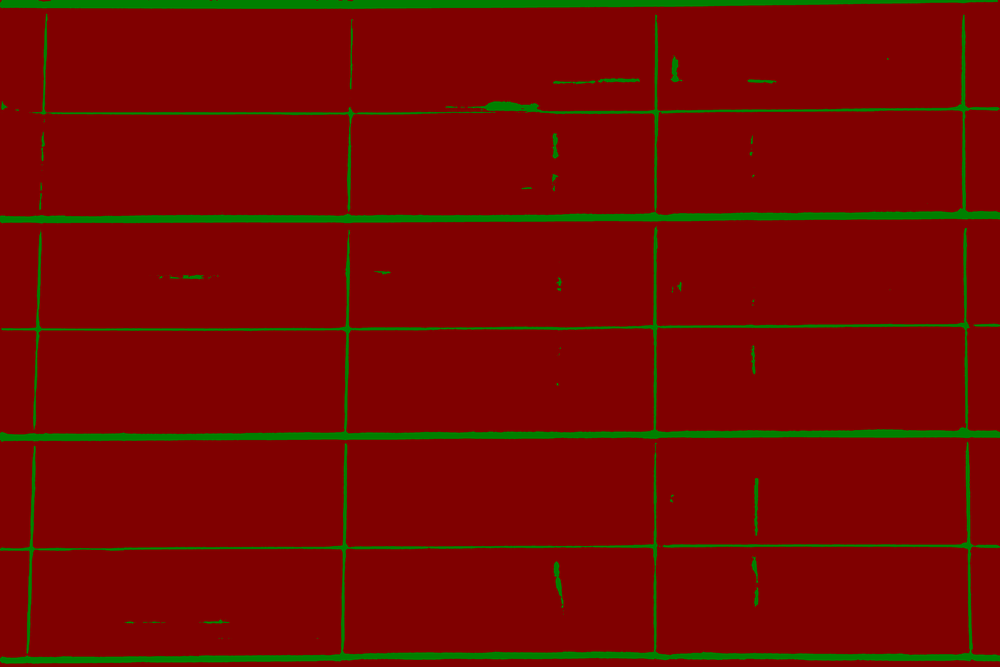
#> input picture glass_curtain_flatness_inspection/backend/output/test1.png, 1000 x 667 px, shrunk from 6000 x 4000 before the run
$ python run.py
#> lines starting #> are read from the running program, lines starting #| are printed output that depends on the picture; after the words box and inside, x2 and y2 are one past the last pixel; in counts of white or black regions, pixels touching at a corner belong together
import subprocess
import os
import cv2
import numpy as np
import matplotlib.pyplot as plt


# 结构胶检测
def detect_border(image_path, save_dir="output"):
    # 提取文件名（不包含扩展名）
#> called with image_path = 'uploads/test1.png', save_dir = 'output'
    base_filename = os.path.splitext(os.path.basename(image_path))[0]

    # 构建结果保存路径
    result_path = os.path.join(save_dir, f"{base_filename}.png")

    # 构建推理命令
    command = f"python deploy/python/infer.py --config inference_model/deploy.yaml --image_path {image_path} --save_dir {save_dir}"

    try:
        subprocess.run(command, shell=True, check=True)
#> (this line was passed over: subprocess is not available in this run)
        print("Inference completed successfully.")
    except subprocess.CalledProcessError as e:
        print(f"Error during inference: {e}")

    border_image = cv2.imread(result_path)
#> border_image is the input picture: shape (667, 1000, 3); mean B, G, R 0, 8.5, 119.8

    # 返回结果保存路径
    return border_image


# 反射景物提取
def detect_reflected(image_path):
    # 读取图片文件
#> called with image_path = 'uploads/test1.png'
    image = cv2.imread(image_path)

    # cv2.COLOR_BGR2GRAY 将BGR格式转换成灰度图片
    gray = cv2.cvtColor(image, cv2.COLOR_BGR2GRAY)
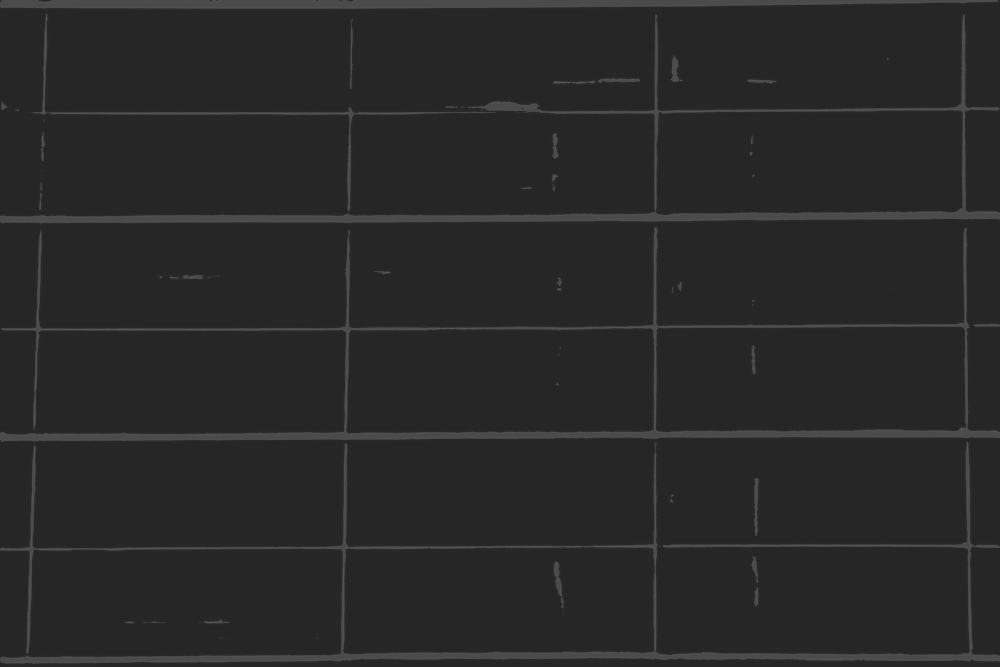
#> gray: shape (667, 1000); min 38, max 93, mean 40.6

    # otsu图像分割为前景和背景
    ret1, th1 = cv2.threshold(gray, 0, 255, cv2.THRESH_OTSU)
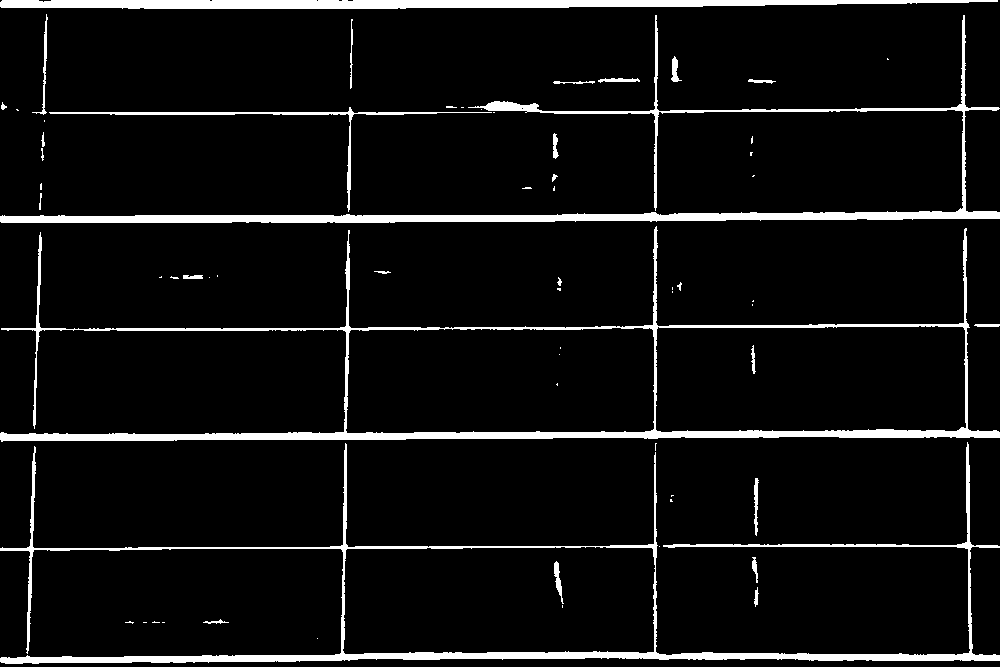
#> th1: shape (667, 1000); 6.6% white; 63 white regions (35 under 20 px), largest, box (x1, y1, x2, y2) and area: (0, 226, 1000, 442) 11969, (0, 442, 1000, 664) 11445, (0, 15, 1000, 223) 10369
#> ret1 = 56

    # 提取反射（背景）部分
    reflect_image = cv2.bitwise_and(image, image, mask=cv2.bitwise_not(th1))
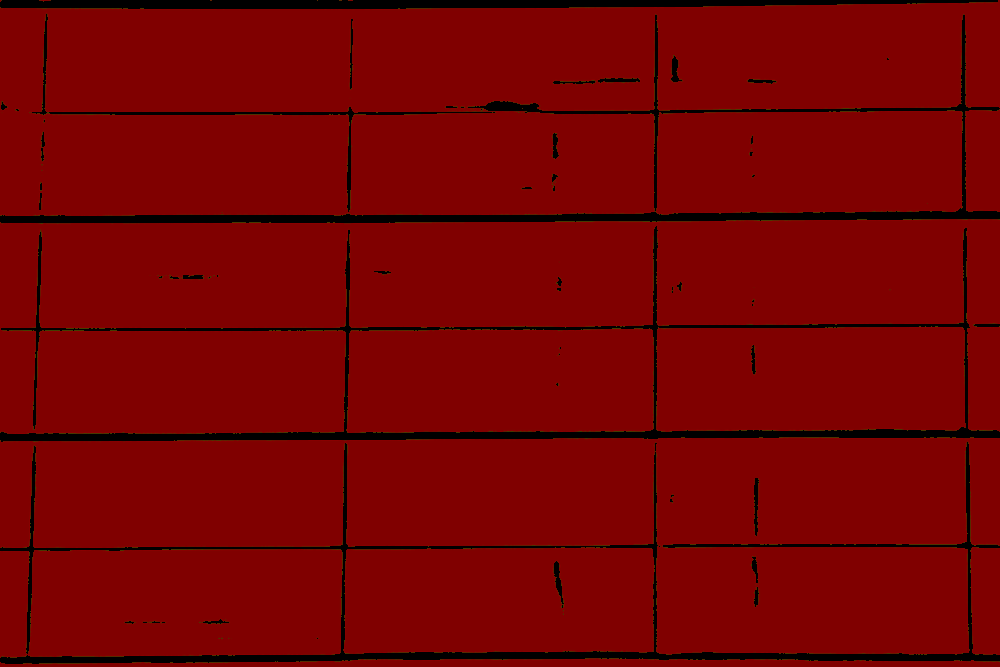
#> reflect_image: shape (667, 1000, 3); mean B, G, R 0, 0.5, 119.2

    # 返回反射提取图片
    return reflect_image


# 处理图片的主要函数
def preprocess_image(image_name):
    # 设置图片路径
    image_path = os.path.join("uploads", image_name)

    # 结构胶检测，返回结果图片路径
    border_image = detect_border(image_path)

    # 玻璃反射景物提取
    reflect_image = detect_reflected(image_path)

    # 读取原始图像和检测结果图像
    original_image = cv2.imread(image_path)

    # 将图像转换为HSV颜色空间
    hsv = cv2.cvtColor(border_image, cv2.COLOR_BGR2HSV)
#> hsv: shape (667, 1000, 3); mean H, S, V 3.9, 255, 127.3

    # 设定绿色的HSV范围
    lower_green = np.array([40, 40, 40])
    upper_green = np.array([80, 255, 255])

    # 根据阈值获取绿色区域的掩码
    green_mask = cv2.inRange(hsv, lower_green, upper_green)
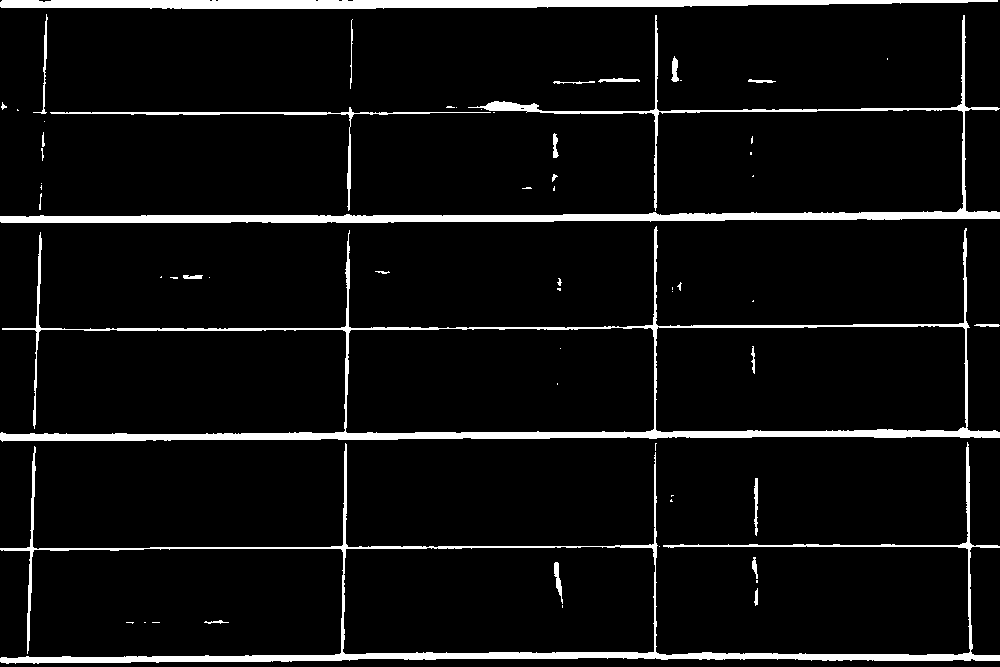
#> green_mask: shape (667, 1000); 6.3% white; 61 white regions (35 under 20 px)

    # 找到绿色区域的轮廓
    contours, _ = cv2.findContours(green_mask, cv2.RETR_EXTERNAL, cv2.CHAIN_APPROX_SIMPLE)
#> contours = 56 contours, 38 with area under 20; largest, box (x1, y1, x2, y2) and area: (0, 226, 1000, 442) 72680, (0, 442, 1000, 664) 40646, (0, 15, 1000, 223) 8126, (0, 0, 998, 9) 5836, (50, 107, 491, 211) 644

    # 创建新图像，将检测结果覆盖在原始图像上
    overlay_result_on_original = np.copy(reflect_image)
    overlay_result_on_original[border_image[:, :, 1] > 0] = border_image[border_image[:, :, 1] > 0]

    # 返回处理后的图片
    return overlay_result_on_original


# 测试部分
if __name__ == "__main__":
    # 设置图片名称
    image_name = "test1.png"

    # 处理图片
    result_image = preprocess_image(image_name)

    # 显示处理后的图片
    cv2.namedWindow('detected image', cv2.WINDOW_NORMAL)
    cv2.imshow("detected image", result_image)
    cv2.waitKey(0)
    cv2.destroyAllWindows()

$ run again, with glass_curtain_flatness_inspection/backend/output/test2.png copied over glass_curtain_flatness_inspection/backend/output/test1.png
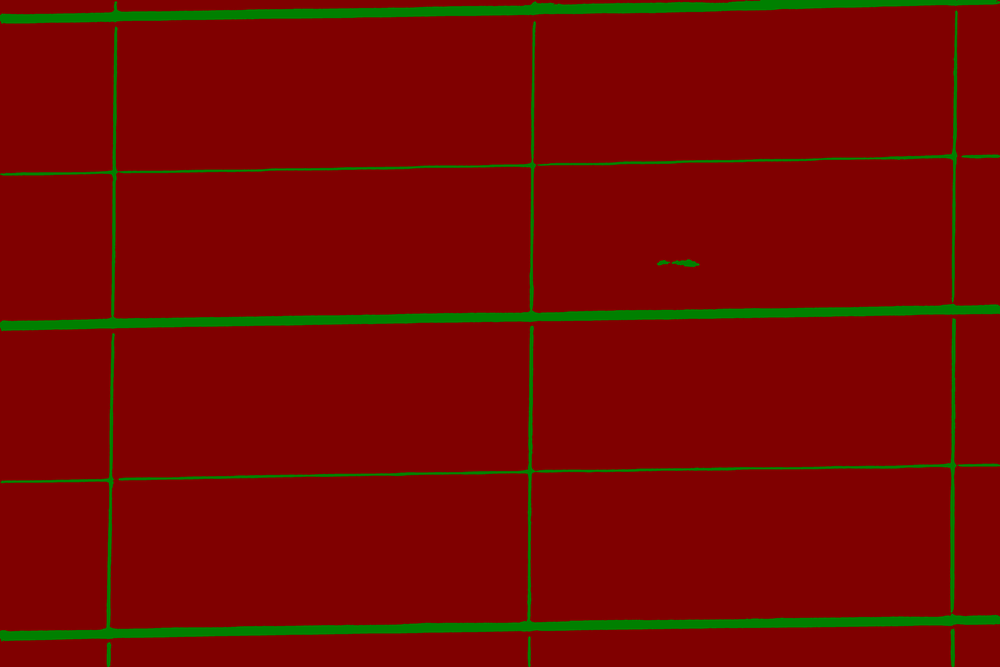
#> input picture glass_curtain_flatness_inspection/backend/output/test2.png, 1000 x 667 px, shrunk from 6000 x 4000 before the run
#> in detect_border, border_image is the input picture: shape (667, 1000, 3); mean B, G, R 0, 7.6, 120.6
#> in detect_reflected, `ret1, th1 = cv2.threshold(gray, 0, 255, cv2.THRESH_OTSU)`:
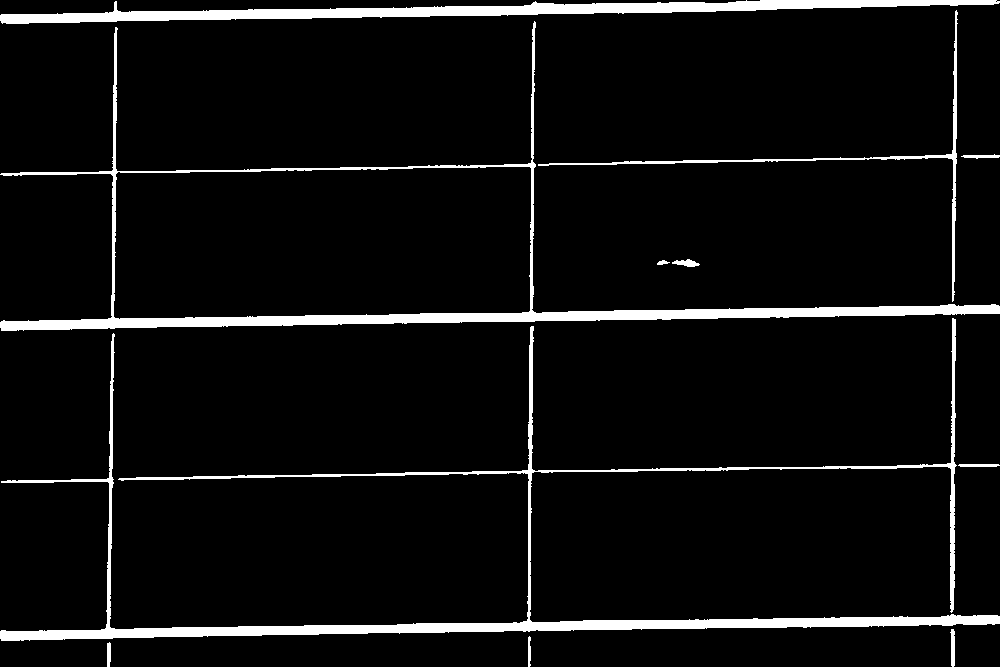
#> th1: shape (667, 1000); 5.9% white; 11 white regions, largest, box (x1, y1, x2, y2) and area: (0, 318, 1000, 641) 15004, (0, 21, 1000, 331) 12669, (0, 0, 1000, 24) 9073
#> ret1 = 56
#> hsv: shape (667, 1000, 3); mean H, S, V 3.5, 255, 127.5
#> in preprocess_image, `green_mask = cv2.inRange(hsv, lower_green, upper_green)`:
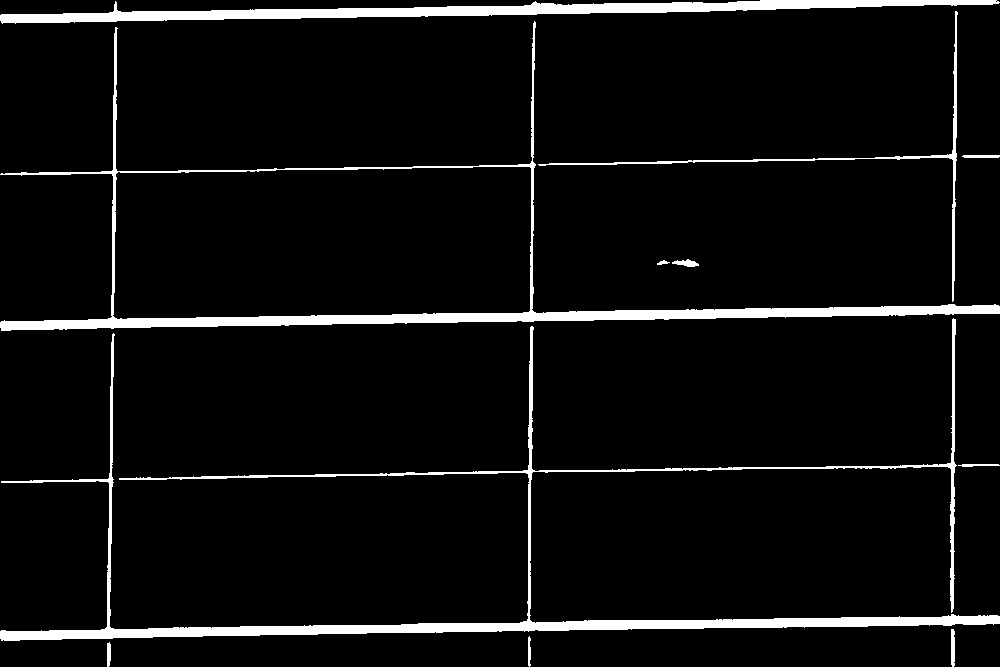
#> green_mask: shape (667, 1000); 5.6% white; 11 white regions
#> contours = 11 contours; largest, box (x1, y1, x2, y2) and area: (0, 21, 1000, 331) 70970, (0, 318, 1000, 641) 11439, (0, 0, 1000, 24) 7854, (538, 11, 958, 302) 1020, (951, 629, 955, 667) 104

$ run again, with glass_curtain_flatness_inspection/backend/output/test3.png copied over glass_curtain_flatness_inspection/backend/output/test1.png
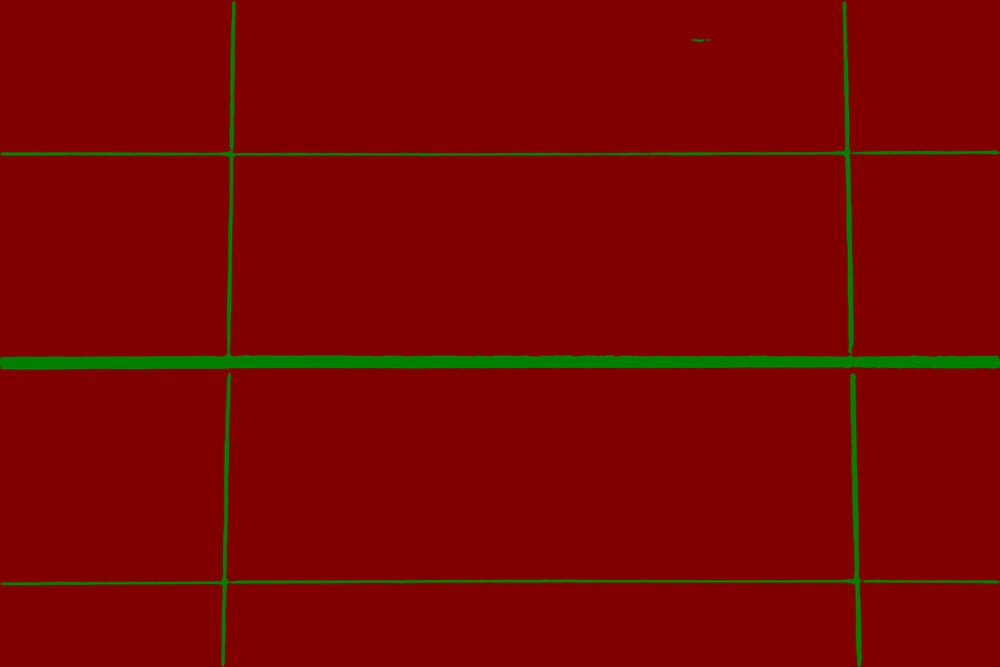
#> input picture glass_curtain_flatness_inspection/backend/output/test3.png, 1000 x 667 px, shrunk from 6000 x 4000 before the run
#> in detect_border, border_image is the input picture: shape (667, 1000, 3); mean B, G, R 0, 4.5, 123.6
#> in detect_reflected, `ret1, th1 = cv2.threshold(gray, 0, 255, cv2.THRESH_OTSU)`:
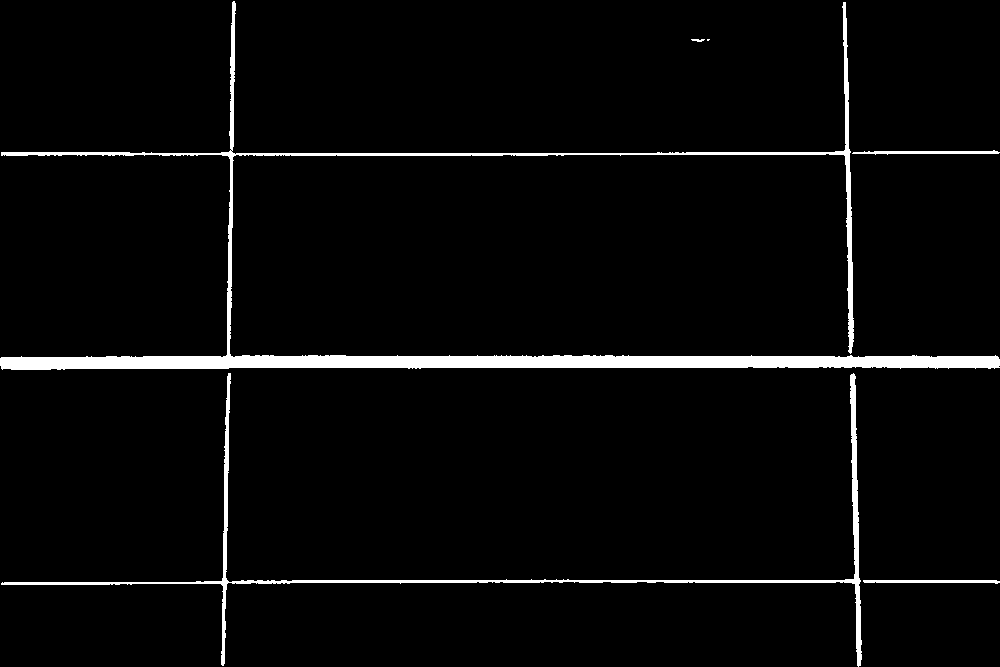
#> th1: shape (667, 1000); 3.5% white; 6 white regions (1 under 20 px), largest, box (x1, y1, x2, y2) and area: (0, 1, 1000, 370) 17520, (1, 373, 862, 667) 5051, (852, 150, 1000, 155) 425, (863, 580, 1000, 584) 409, (691, 39, 705, 42) 29
#> ret1 = 56
#> hsv: shape (667, 1000, 3); mean H, S, V 2.1, 255, 127.7
#> in preprocess_image, `green_mask = cv2.inRange(hsv, lower_green, upper_green)`:
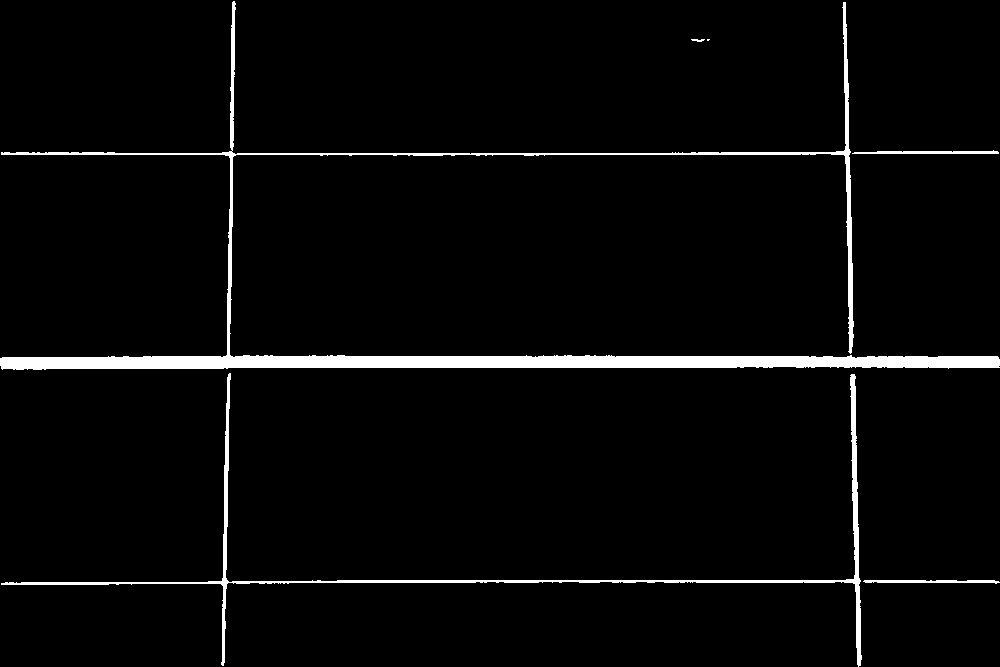
#> green_mask: shape (667, 1000); 3.3% white; 6 white regions (1 under 20 px)
#> contours = 6 contours, 2 with area under 20; largest, box (x1, y1, x2, y2) and area: (0, 1, 1000, 370) 14200, (1, 373, 862, 667) 3336, (852, 150, 999, 154) 264, (863, 580, 1000, 584) 245
